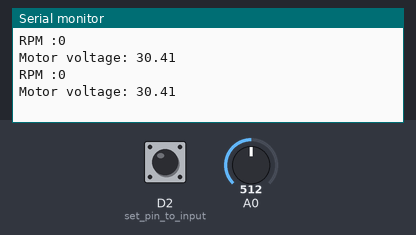
The sketch below on a simulated Arduino Zero (SAMD21). On the bench: the last lines printed to the serial monitor. The test bench sets the inputs (shaded band); at power-on: A0 = 512, D2 (set_pin_to_input) HIGH (analog values on the 0–1023 scale).

Above: at 2.8 s.
2.9 s: A0 set to 716
At 3.8 s:
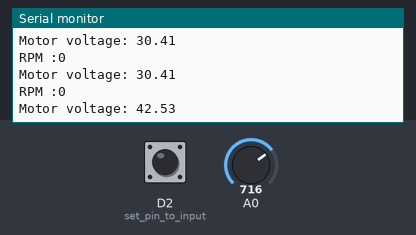
4.4 s: D2 (set_pin_to_input) pulled LOW for 1.3 s
7.2 s: A0 set to 900
At 8.8 s:
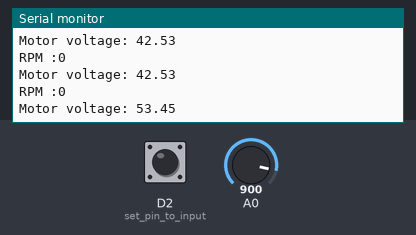
Timing chart, 0 to 10.3 s (numbered marks = the images above; inputs shaded):
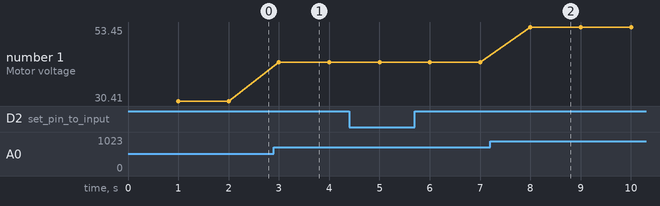

Measured:
- after the input at 2.9 s, the serial monitor: prints a new line after 0.10 s (image 1)
- after the input at 7.2 s, the serial monitor: prints a new line after 0.80 s (image 2)
- plotted number 1: 30.41 → 42.53 after the input at 2.9 s, 42.53 → 53.45 after the input at 7.2 s

The sketch:

MowerTacho_NO_LCD.ino
```cpp
float revolutions = 0;
int rpm = 0;  // max value 32,767 16 bit
long startTime = 0;
long elapsedTime;
int v=0;

void setup() {
  Serial.begin(9600);
  pinMode(2, INPUT_PULLUP);  // set pin to input
}

void loop() {

  revolutions = 0;
  rpm = 0;
  startTime = millis();
  attachInterrupt(digitalPinToInterrupt(2), interruptFunction, RISING);
  delay(1000);
  detachInterrupt(2);

  //now let's see how many counts we've had from the hall effect sensor and calc the RPM
  elapsedTime = millis() - startTime;  //finds the time, should be very close to 1 sec

  if (revolutions > 0) {
    rpm = (max(1, revolutions) * 60000) / (elapsedTime * 0.4);  //calculates rpm
  }

  String outRPM = String("RPM :") + rpm;
  Serial.println(outRPM);

  analogReadResolution(12);
  v = analogRead(A0);
  float voltage = v * (3.3 / 4096);
  float motorVoltage = voltage * 18.43;

  String outVOL = String("Motor voltage: ") + motorVoltage;
  Serial.println(outVOL);
}

void interruptFunction()  //interrupt service routine
{
  revolutions++;
}
```
